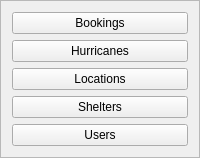
             <widget class="QFrame" name="F_Worker_ScreenChanger">
              <property name="frameShape">
               <enum>QFrame::StyledPanel</enum>
              </property>
              <property name="frameShadow">
               <enum>QFrame::Raised</enum>
              </property>
              <layout class="QVBoxLayout" name="verticalLayout_11">
               <item>
                <widget class="QPushButton" name="PB_Workers_Screen_Bookings">
                 <property name="text">
                  <string>Bookings</string>
                 </property>
                </widget>
               </item>
               <item>
                <widget class="QPushButton" name="PB_Workers_Screen_Hurricanes">
                 <property name="text">
                  <string>Hurricanes</string>
                 </property>
                </widget>
               </item>
               <item>
                <widget class="QPushButton" name="PB_Workers_Screen_Location">
                 <property name="text">
                  <string>Locations</string>
                 </property>
                </widget>
               </item>
               <item>
                <widget class="QPushButton" name="PB_Workers_Screen_Shelters">
                 <property name="text">
                  <string>Shelters</string>
                 </property>
                </widget>
               </item>
               <item>
                <widget class="QPushButton" name="PB_Workers_Screen_Users">
                 <property name="text">
                  <string>Users</string>
                 </property>
                </widget>
               </item>
              </layout>
             </widget>
